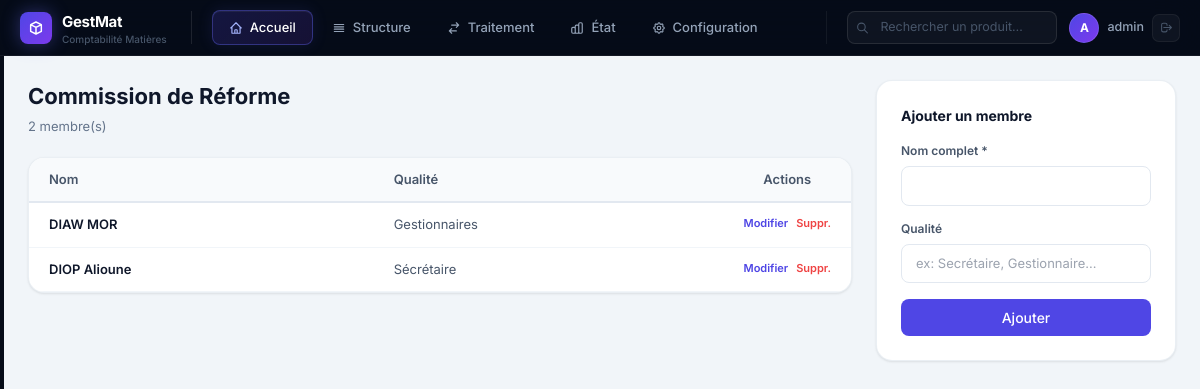
The app's page /config/membres-reforme/ (signed in) with its own data.
### matieres/models.py (models this page shows, shortened)
class MembreCommissionReforme(models.Model):
    nom = models.CharField(max_length=200, verbose_name="Nom")
    qualite = models.CharField(max_length=200, verbose_name="Qualité")
    class Meta:
        verbose_name = "Membre de commission de réforme"
        verbose_name_plural = "Membres de commission de réforme"

### matieres/views.py (the view, shortened to what this page needs)
# urls.py: path('config/membres-reforme/', views.membre_reforme_list, name='membre_reforme_list'),
@login_required
def membre_reforme_list(request):
    if request.GET.get('delete'):
        get_object_or_404(MembreCommissionReforme, pk=request.GET['delete']).delete()
        messages.success(request, "Membre supprimé.")
        return redirect('matieres:membre_reforme_list')
    membres = MembreCommissionReforme.objects.order_by('nom')
    return render(request, 'configuration/membres_reforme.html', {'page_title': 'Commission de réforme', 'membres': membres})

### templates/configuration/membres_reforme.html (shortened to what this page needs)
{% extends "base.html" %}
{% block content %}
<div style="display:flex;gap:24px;align-items:flex-start">
  <div style="flex:1">
    <div style="margin-bottom:20px">
      <h1 style="font-size:22px;font-weight:700;color:#0f172a">Commission de Réforme</h1>
      <p style="color:#64748b;font-size:13px;margin-top:4px">{{ membres.count }} membre(s)</p>
    </div>
    <div class="card" style="padding:0;overflow:hidden">
      <table style="width:100%;border-collapse:collapse;font-size:13px">
        <thead>
          <tr style="background:#f8fafc;border-bottom:2px solid #e2e8f0">
            <th style="padding:12px 20px;text-align:left;font-weight:600;color:#475569">Nom</th>
            <th style="padding:12px 20px;text-align:left;font-weight:600;color:#475569">Qualité</th>
            <th style="padding:12px 20px;text-align:center;font-weight:600;color:#475569;width:100px">Actions</th>
          </tr>
        </thead>
        <tbody>
          {% for m in membres %}
          <tr class="table-row">
            <td style="padding:12px 20px;font-weight:600;color:#0f172a">{{ m.nom }}</td>
            <td style="padding:12px 20px;color:#475569">{{ m.qualite }}</td>
            <td style="padding:12px 20px;text-align:center;display:flex;gap:8px;justify-content:center">
              <button onclick="fillForm({{ m.pk }},'{{ m.nom|escapejs }}','{{ m.qualite|escapejs }}')"
                style="font-size:11px;color:#4f46e5;background:none;border:none;cursor:pointer;font-weight:600">Modifier</button>
              <a href="?delete={{ m.pk }}" onclick="return confirm('Supprimer ?')"
                style="font-size:11px;color:#ef4444;text-decoration:none;font-weight:600">Suppr.</a>
            </td>
          </tr>
          {% empty %}
          <tr><td colspan="3" style="padding:40px;text-align:center;color:#94a3b8">Aucun membre.</td></tr>
          {% endfor %}
        </tbody>
      </table>
    </div>
  </div>
  <div style="width:300px;flex-shrink:0">
    <div class="card">
      <h3 style="font-size:14px;font-weight:700;color:#0f172a;margin-bottom:16px" id="form-title">Ajouter un membre</h3>
      <form method="post" id="membre-form">
        <div style="margin-bottom:14px">
          <label style="font-size:12px;font-weight:600;color:#475569;display:block;margin-bottom:6px">Nom complet *</label>
          <input name="nom" id="field-nom" required style="width:100%;padding:9px 14px;border:1px solid #e2e8f0;border-radius:8px;font-size:13px;outline:none">
        </div>
        <div style="margin-bottom:16px">
          <label style="font-size:12px;font-weight:600;color:#475569;display:block;margin-bottom:6px">Qualité</label>
          <input name="qualite" id="field-qualite" placeholder="ex: Secrétaire, Gestionnaire…"
            style="width:100%;padding:9px 14px;border:1px solid #e2e8f0;border-radius:8px;font-size:13px;outline:none">
        </div>
        <div style="display:flex;gap:8px">
          <button class="btn-primary" type="submit" style="flex:1;justify-content:center" id="submit-btn">Ajouter</button>
        </div>
      </form>
    </div>
  </div>
</div>
{% endblock %}

### templates/base.html (shortened to what this page needs)
<!DOCTYPE html>
<html lang="fr" class="h-full">
<head>
  <script src="https://cdn.tailwindcss.com"></script>
</head>
<body>
<header class="topbar">
  <div class="logo-wrap">
    <div class="logo-icon">
      <svg width="16" height="16" fill="none" stroke="#fff" viewBox="0 0 24 24" stroke-width="2.2">
        <path stroke-linecap="round" stroke-linejoin="round" d="M20 7l-8-4-8 4m16 0l-8 4m8-4v10l-8 4m0-10L4 7m8 4v10M4 7v10l8 4"/>
      </svg>
    </div>
    <div>
      <div class="logo-text">GestMat</div>
      <div class="logo-sub">{% if societe %}{{ societe.nom|truncatechars:20 }}{% else %}Comptabilité Matières{% endif %}</div>
    </div>
  </div>
  <nav class="tab-nav" role="tablist">
    <a href="{% url 'matieres:dashboard' %}" class="tab-btn" data-tab="accueil" role="tab">
      <svg width="14" height="14" fill="none" stroke="currentColor" viewBox="0 0 24 24" stroke-width="2">
        <path stroke-linecap="round" stroke-linejoin="round" d="M3 12l2-2m0 0l7-7 7 7M5 10v10a1 1 0 001 1h3m10-11l2 2m-2-2v10a1 1 0 01-1 1h-3m-6 0a1 1 0 001-1v-4a1 1 0 011-1h2a1 1 0 011 1v4a1 1 0 001 1m-6 0h6"/>
      </svg>
      Accueil
    </a>
    <span class="tab-btn" data-tab="structure" role="tab" style="cursor:pointer">
      <svg width="14" height="14" fill="none" stroke="currentColor" viewBox="0 0 24 24" stroke-width="2">
        <path stroke-linecap="round" stroke-linejoin="round" d="M4 6h16M4 10h16M4 14h16M4 18h16"/>
      </svg>
      Structure
    </span>
    <span class="tab-btn" data-tab="traitement" role="tab" style="cursor:pointer">
      <svg width="14" height="14" fill="none" stroke="currentColor" viewBox="0 0 24 24" stroke-width="2">
        <path stroke-linecap="round" stroke-linejoin="round" d="M8 7h12m0 0l-4-4m4 4l-4 4m0 6H4m0 0l4 4m-4-4l4-4"/>
      </svg>
      Traitement
    </span>
    <span class="tab-btn" data-tab="etat" role="tab" style="cursor:pointer">
      État
    </span>
    <span class="tab-btn" data-tab="configuration" role="tab" style="cursor:pointer">
      Configuration
    </span>
  </nav>
  <div class="topbar-right">
    <div class="search-wrap">
      <svg class="search-icon" width="13" height="13" fill="none" stroke="currentColor" viewBox="0 0 24 24" stroke-width="2">
        <path stroke-linecap="round" stroke-linejoin="round" d="M21 21l-6-6m2-5a7 7 0 11-14 0 7 7 0 0114 0"/>
      </svg>
      <input type="text" placeholder="Rechercher un produit…" name="q"
        hx-get="{% url 'matieres:htmx_recherche_produit' %}"
        hx-trigger="keyup changed delay:300ms"
        hx-target="#search-results">
    </div>
    <div class="user-wrap">
      <div class="user-avatar">{{ request.user.username|first|upper }}</div>
      <span class="user-name">{{ request.user.get_full_name|default:request.user.username }}</span>
      <a href="{% url 'logout' %}" class="btn-logout" title="Déconnexion">
        <svg width="13" height="13" fill="none" stroke="currentColor" viewBox="0 0 24 24" stroke-width="2">
          <path stroke-linecap="round" stroke-linejoin="round" d="M17 16l4-4m0 0l-4-4m4 4H7m6 4v1a3 3 0 01-3 3H6a3 3 0 01-3-3V7a3 3 0 013-3h4a3 3 0 013 3v1"/>
        </svg>
      </a>
    </div>
  </div>
</header>
<div class="app-body">
  <main class="main-area" id="main-content">
    <div class="main-inner">
      {% block content %}{% endblock %}
    </div>
  </main>
</div>
</body>
</html>

### records on screen
MembreCommissionReforme: nom "DIAW MOR", qualite "Gestionnaires"
MembreCommissionReforme: nom "DIOP Alioune", qualite "Sécrétaire"

### other values on screen
{{ request.user.username|first|upper }} "A"
{{ request.user.get_full_name|default:request.user.username }} "admin"
{{ membres.count }} "2"
